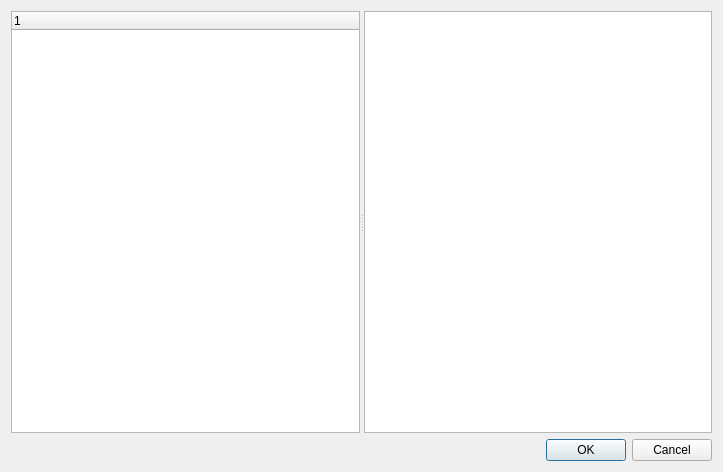
<?xml version="1.0" encoding="UTF-8"?>
<ui version="4.0">
 <class>Dialog</class>
 <widget class="QDialog" name="Dialog">
  <property name="geometry">
   <rect>
    <x>0</x>
    <y>0</y>
    <width>723</width>
    <height>472</height>
   </rect>
  </property>
  <property name="windowTitle">
   <string>Dialog</string>
  </property>
  <layout class="QVBoxLayout" name="verticalLayout">
   <item>
    <widget class="QSplitter" name="splitter">
     <property name="orientation">
      <enum>Qt::Horizontal</enum>
     </property>
     <widget class="QTreeWidget" name="treeWidget">
      <column>
       <property name="text">
        <string notr="true">1</string>
       </property>
      </column>
     </widget>
     <widget class="QPlainTextEdit" name="plainTextEdit"/>
    </widget>
   </item>
   <item>
    <widget class="QDialogButtonBox" name="buttonBox">
     <property name="standardButtons">
      <set>QDialogButtonBox::Cancel|QDialogButtonBox::Ok</set>
     </property>
    </widget>
   </item>
  </layout>
 </widget>
 <resources/>
 <connections/>
</ui>
